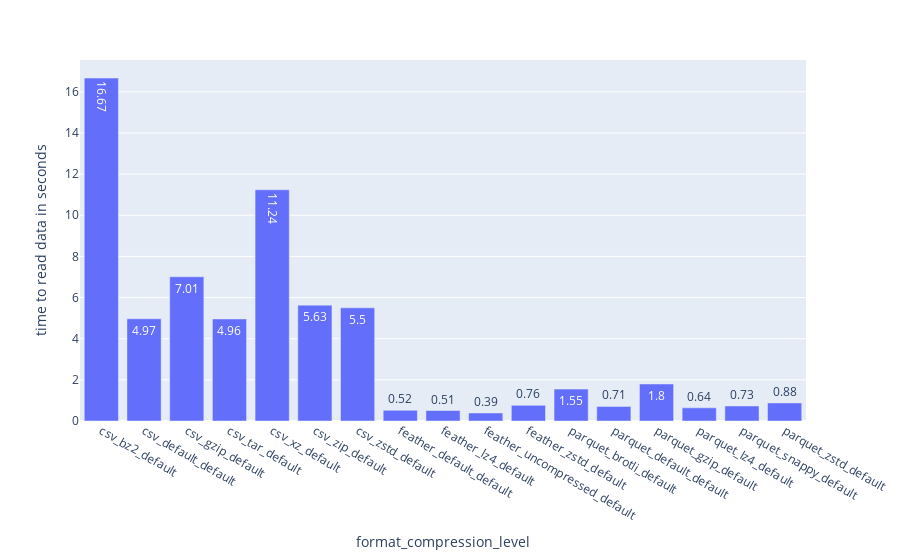

Here is the notebook cell this chart was saved with:
### Markdown cell above
## Insights

- xz has a very long save time
- xz save time is so much longer than bz2 that it does not justify the slightly better compression that bz2
- xz is out
- bz2 also has a long save time
- brotli save time seems to be ok but not fastest

## Next Steps

- also check read times

### Code cell
fig = px.bar(df_default_cl, x="method_compression_with_level", y="read_time", text_auto=True,
             labels={"read_time": "time to read data in seconds",
                     "method_compression_with_level": "format_compression_level"},)
fig.show()
fig.write_image("./plots/pandas_ff_bar_read_time.svg")

### Figure 1 — Plotly figure (JSON) as saved in the notebook; plotly's stock layout.template omitted (floating-point values rounded to 4 significant figures)
{"data": [{"alignmentgroup": "True", "hovertemplate": "format_compression_level=%{x}<br>time to read data in seconds=%{y}<extra></extra>", "legendgroup": "", "marker": {"color": "#636efa", "pattern": {"shape": ""}}, "name": "", "offsetgroup": "", "orientation": "v", "showlegend": false, "textposition": "auto", "texttemplate": "%{y}", "type": "bar", "x": ["csv_bz2_default", "csv_default_default", "csv_gzip_default", "csv_tar_default", "csv_xz_default", "csv_zip_default", "csv_zstd_default", "feather_default_default", "feather_lz4_default", "feather_uncompressed_default", "feather_zstd_default", "parquet_brotli_default", "parquet_default_default", "parquet_gzip_default", "parquet_lz4_default", "parquet_snappy_default", "parquet_zstd_default"], "xaxis": "x", "y": [16.67, 4.97, 7.01, 4.96, 11.24, 5.63, 5.5, 0.52, 0.51, 0.39, 0.76, 1.55, 0.71, 1.8, 0.64, 0.73, 0.88], "yaxis": "y"}], "layout": {"barmode": "relative", "legend": {"tracegroupgap": 0}, "margin": {"t": 60}, "xaxis": {"anchor": "y", "domain": [0, 1], "title": {"text": "format_compression_level"}}, "yaxis": {"anchor": "x", "domain": [0, 1], "title": {"text": "time to read data in seconds"}}}}
